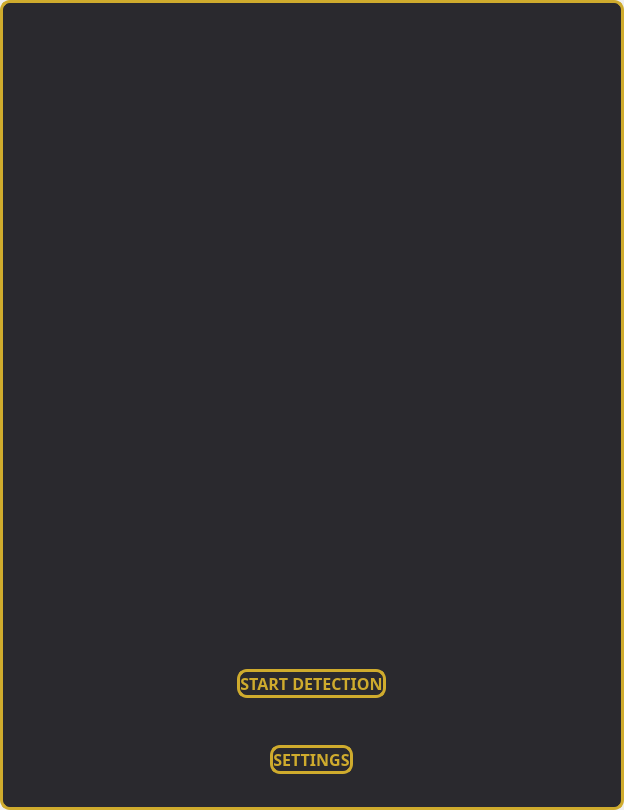
<?xml version="1.0" encoding="UTF-8"?>
<ui version="4.0">
 <class>MainWindow</class>
 <widget class="QMainWindow" name="MainWindow">
  <property name="geometry">
   <rect>
    <x>0</x>
    <y>0</y>
    <width>624</width>
    <height>810</height>
   </rect>
  </property>
  <property name="windowTitle">
   <string>REAL-TIME FACE MASK DETECTOR</string>
  </property>
  <property name="styleSheet">
   <string notr="true">QWidget #main_h_layout{
    color: #cfab2d;
    background-color: #2a292e;
    border: 3px solid #cfab2d;
    border-radius: 10px;
}</string>
  </property>
  <widget class="QWidget" name="main_h_layout">
   <layout class="QHBoxLayout" name="horizontalLayout">
    <item>
     <layout class="QVBoxLayout" name="menu_v_layout">
      <item>
       <spacer name="vert_spacer_logo_up">
        <property name="orientation">
         <enum>Qt::Vertical</enum>
        </property>
        <property name="sizeHint" stdset="0">
         <size>
          <width>20</width>
          <height>40</height>
         </size>
        </property>
       </spacer>
      </item>
      <item alignment="Qt::AlignHCenter|Qt::AlignTop">
       <widget class="QLabel" name="logo_label">
        <property name="minimumSize">
         <size>
          <width>600</width>
          <height>600</height>
         </size>
        </property>
        <property name="maximumSize">
         <size>
          <width>600</width>
          <height>600</height>
         </size>
        </property>
        <property name="styleSheet">
         <string notr="true">*{}</string>
        </property>
        <property name="text">
         <string/>
        </property>
       </widget>
      </item>
      <item>
       <spacer name="vert_spacer_up">
        <property name="orientation">
         <enum>Qt::Vertical</enum>
        </property>
        <property name="sizeHint" stdset="0">
         <size>
          <width>20</width>
          <height>40</height>
         </size>
        </property>
       </spacer>
      </item>
      <item>
       <layout class="QVBoxLayout" name="button_warning_vlayout">
        <property name="spacing">
         <number>0</number>
        </property>
        <item alignment="Qt::AlignHCenter">
         <widget class="QPushButton" name="button_run_detector">
          <property name="styleSheet">
           <string notr="true">QPushButton{
    color: #cfab2d;
    background-color: #2a292e;
    text-align: center;
    max-width: 33em;
    width: 12em;
    font-size: 16px;
    height: 3em;
    font-weight: bold;
    font-family: sans-serif;
    text-transform: uppercase;
    letter-spacing: 0.1em;
    border: 3px solid #cfab2d;
    border-radius: 10px;
}

QPushButton:hover{
    color:#2a292e;
    background-color: #cfab2d;
}</string>
          </property>
          <property name="text">
           <string>START DETECTION</string>
          </property>
         </widget>
        </item>
        <item alignment="Qt::AlignHCenter">
         <widget class="QLabel" name="warning_label">
          <property name="styleSheet">
           <string notr="true">QLabel[is_hidden=&quot;false&quot;]{
    color: #cfab2d;
	min-height: 15px;
	max-height: 15px;
	font-family: sans-serif;
	font-size: 9px;
	font-style: italic;
    text-transform: uppercase;
    letter-spacing: 0.1em;

}
QLabel[is_hidden=&quot;true&quot;]{
    color: #2a292e;
	min-height: 15px;
	max-height: 15px;
	font-family: sans-serif;
	font-style: italic;
	font-size: 9px;
    text-transform: uppercase;
    letter-spacing: 0.1em;
}</string>
          </property>
          <property name="text">
           <string/>
          </property>
          <property name="alignment">
           <set>Qt::AlignCenter</set>
          </property>
         </widget>
        </item>
       </layout>
      </item>
      <item>
       <spacer name="vert_spacer_down">
        <property name="orientation">
         <enum>Qt::Vertical</enum>
        </property>
        <property name="sizeHint" stdset="0">
         <size>
          <width>20</width>
          <height>40</height>
         </size>
        </property>
       </spacer>
      </item>
      <item alignment="Qt::AlignHCenter">
       <widget class="QPushButton" name="button_config">
        <property name="styleSheet">
         <string notr="true">QPushButton{
    color: #cfab2d;
    background-color: #2a292e;
    text-align: center;
    max-width: 33em;
    width: 12em;
    font-size: 16px;
    height: 3em;
    font-weight: bold;
    font-family: sans-serif;
    text-transform: uppercase;
    letter-spacing: 0.1em;
    border: 3px solid #cfab2d;
    border-radius: 10px;
}

QPushButton:hover{
    color:#2a292e;
    background-color: #cfab2d;
}</string>
        </property>
        <property name="text">
         <string>SETTINGS</string>
        </property>
       </widget>
      </item>
      <item>
       <spacer name="vert_spacer_config_down">
        <property name="orientation">
         <enum>Qt::Vertical</enum>
        </property>
        <property name="sizeHint" stdset="0">
         <size>
          <width>20</width>
          <height>40</height>
         </size>
        </property>
       </spacer>
      </item>
     </layout>
    </item>
   </layout>
  </widget>
 </widget>
 <resources>
  <include location="../../../../../Desktop/one.qrc"/>
 </resources>
 <connections/>
</ui>
